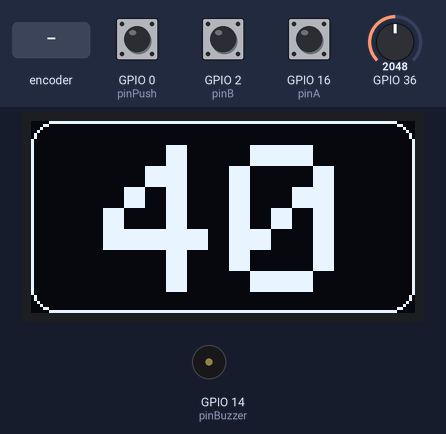
Bench run of a sketch on a simulated ESP32. On the bench: 128×64 one-colour display, buzzer (waves = sounding). The inputs (shaded band) are chosen by the test bench; at power-on: GPIO 0 (pinPush) HIGH, GPIO 2 (pinB) HIGH, GPIO 16 (pinA) HIGH, GPIO 36 = 2048. Random numbers use the default seed unless the sketch sets one.

Above: at 3.4 s.
3.5 s: rotary encoder on GPIO 16 (pinA) / GPIO 2 (pinB) turned 3 steps (first pin leading)
At 4.2 s:
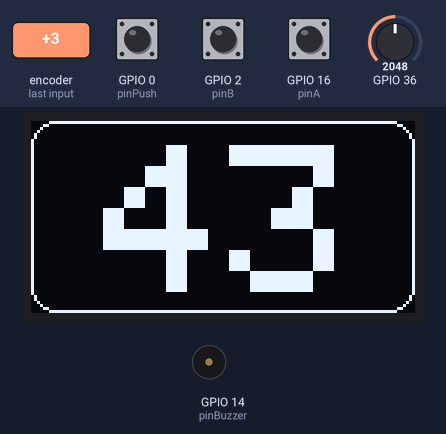
5.6 s: rotary encoder on GPIO 16 (pinA) / GPIO 2 (pinB) turned 1 step (first pin leading)
At 6.6 s:
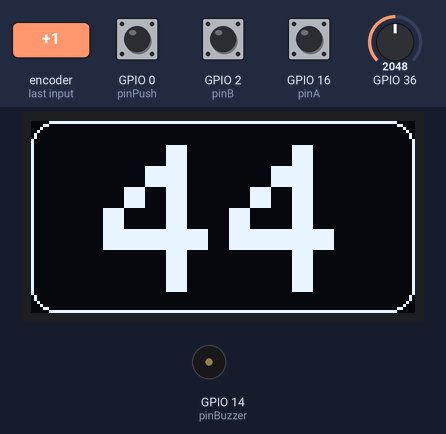
Timing chart, 0 to 8.6 s (numbered marks = the images above; inputs shaded):
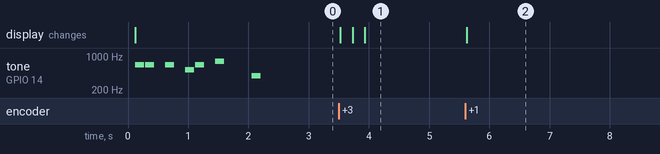

The sketch:

lifecounter.ino
```cpp
#include <Adafruit_GFX.h>
#include <Adafruit_SSD1306.h>
#include "melodies.hpp"
#include "images.h"

#define SCREEN_WIDTH 128
#define SCREEN_HEIGHT 64

#define OLED_RESET     -1
#define SCREEN_ADDRESS 0x3C
Adafruit_SSD1306 display(SCREEN_WIDTH, SCREEN_HEIGHT, &Wire, OLED_RESET);

unsigned long BAUD = 9600;

int8_t textSize = 7;
int16_t cursorX = 24;
int16_t cursorY = 8;

 // Rotary Encoder Inputs
 #define pinA 16  //D0
 #define pinB 2    //D4
 #define pinPush 0    // D3

 // Buzzer
#define pinBuzzer 14 // D5

int buzzerTone = 100;
unsigned long buzzerDuration = 5;

int currentA;
int currentB;
int previousA;

int pushState = 0;
bool restarting = false;

int startingLife = 40;
int maxLife = 999;
int minLife = 0;
int deathTrigger = 0;
int life = startingLife;

int deathImageIndex;

bool hasDied = false;

void setup()
{
  randomSeed(GetRandomSeed());
  deathImageIndex = random(deathImagesArrayLength);

  pinMode(LED_BUILTIN, OUTPUT);

  pinMode (pinBuzzer, OUTPUT);

  pinMode (pinA, INPUT);
  pinMode (pinB, INPUT);
  pinMode (pinPush, INPUT_PULLUP);

  //Serial.begin(BAUD);

  TryBeginDisplay();

  UpdateDisplay();

  previousA = digitalRead(pinA);

  PlayStartupMelody(pinBuzzer);
}

uint32_t GetRandomSeed()
{
  uint8_t  seedBitValue  = 0;
  uint8_t  seedByteValue = 0;
  uint32_t seedWordValue = 0;

  for (uint8_t wordShift = 0; wordShift < 4; wordShift++)
  {
    for (uint8_t byteShift = 0; byteShift < 8; byteShift++)
    {
      for (uint8_t bitSum = 0; bitSum <= 8; bitSum++)
      {
        seedBitValue = seedBitValue + (analogRead(A0) & 0x01);
      }
      delay(1);
      seedByteValue = seedByteValue | ((seedBitValue & 0x01) << byteShift);
      seedBitValue = 0;
    }
    seedWordValue = seedWordValue | (uint32_t)seedByteValue << (8 * wordShift);
    seedByteValue = 0;
  }

  return seedWordValue;
}

void TryBeginDisplay()
{
  if(display.begin(SSD1306_SWITCHCAPVCC, SCREEN_ADDRESS) == false)
  {
    //Serial.println(F("SSD1306 allocation failed"));
    // Don't proceed; blink and buzz forever
    for(int i = 0; i > -1; ++i)
    {
      tone(pinBuzzer, i%2==0 == true ? 0 : 100);
      digitalWrite(LED_BUILTIN, i%2==0 == true ? LOW : HIGH);
      delay(500*((i%2)+1));
    }
  }
}

void DecrementLife()
{
  life = max(--life, minLife);
}

void IncrementLife()
{
  life = min(++life, maxLife);
}

void DrawBorder()
{
  display.setTextSize(1);
  display.setTextColor(WHITE);
  display.setCursor(0,0);
  display.drawRoundRect(0, 0, SCREEN_WIDTH, SCREEN_HEIGHT, 8, WHITE);
}

void DrawLife()
{
  if (life == deathTrigger)
  {
    ShowDeath();
    return;
  }
  //Single Digits
  else if (life < 10)
  {
    textSize = 7;
    cursorX = 48;
    cursorY = 8;
  }
  //Triple digits
  else if (life > 99)
  {
    textSize = 5;
    cursorX = 20;
    cursorY = 14;
  }
  //Double digits
  else
  {
    textSize = 7;
    cursorX = 24;
    cursorY = 8;
  }

  display.setTextSize(textSize);
  display.setTextColor(WHITE);
  display.setCursor(cursorX, cursorY);
  display.println(life);
}

void ShowDeath()
{
  display.clearDisplay(); //remove border that was prolly already drawn
  display.drawBitmap(0, 0, deathImagesArray[(++deathImageIndex)%deathImagesArrayLength], SCREEN_WIDTH, SCREEN_HEIGHT, WHITE);
  //display.invertDisplay(1);
}

void UpdateDisplay()
{
  display.clearDisplay();
  DrawBorder();
  DrawLife();
  display.display();
}

bool IsRestarting()
{
  pushState = digitalRead(pinPush);

  if (pushState == LOW && restarting == false)
  {
    restarting = true;
  }
  else if (pushState == HIGH && restarting == true)
  {
    ESP.restart();
  }

  return restarting;
}

void PlayTick()
{
  tone(pinBuzzer, buzzerTone);
  delay(buzzerDuration);
  noTone(pinBuzzer);
}

void PlaySound()
{
  if (life != deathTrigger)
  {
    PlayTick();
  }
  else if (hasDied)
  {
    PlayInvalidMelody(pinBuzzer);
  }
  else
  {
    hasDied = true;
    PlayDeathMelody(pinBuzzer);
  }
}

void CheckRotary()
{
  currentA = digitalRead(pinA);
  currentB = digitalRead(pinB);

  if (currentA != previousA && currentA == LOW)
  {
    currentB == LOW ? DecrementLife() : IncrementLife();

    UpdateDisplay();

    PlaySound();
  }

  previousA = currentA;
}

void loop()
{
  if (IsRestarting())
  {
    return;
  }

  CheckRotary();
}
```

melodies.hpp
```cpp
#define NOTE_B0  31
#define NOTE_C1  33
#define NOTE_CS1 35
#define NOTE_D1  37
#define NOTE_DS1 39
#define NOTE_E1  41
#define NOTE_F1  44
#define NOTE_FS1 46
#define NOTE_G1  49
#define NOTE_GS1 52
#define NOTE_A1  55
#define NOTE_AS1 58
#define NOTE_B1  62
#define NOTE_C2  65
#define NOTE_CS2 69
#define NOTE_D2  73
#define NOTE_DS2 78
#define NOTE_E2  82
#define NOTE_F2  87
#define NOTE_FS2 93
#define NOTE_G2  98
#define NOTE_GS2 104
#define NOTE_A2  110
#define NOTE_AS2 117
#define NOTE_B2  123
#define NOTE_C3  131
#define NOTE_CS3 139
#define NOTE_D3  147
#define NOTE_DS3 156
#define NOTE_E3  165
#define NOTE_F3  175
#define NOTE_FS3 185
#define NOTE_G3  196
#define NOTE_GS3 208
#define NOTE_A3  220
#define NOTE_AS3 233
#define NOTE_B3  247
#define NOTE_C4  262
#define NOTE_CS4 277
#define NOTE_D4  294
#define NOTE_DS4 311
#define NOTE_E4  330
#define NOTE_F4  349
#define NOTE_FS4 370
#define NOTE_G4  392
#define NOTE_GS4 415
#define NOTE_A4  440
#define NOTE_AS4 466
#define NOTE_B4  494
#define NOTE_C5  523
#define NOTE_CS5 554
#define NOTE_D5  587
#define NOTE_DS5 622
#define NOTE_E5  659
#define NOTE_F5  698
#define NOTE_FS5 740
#define NOTE_G5  784
#define NOTE_GS5 831
#define NOTE_A5  880
#define NOTE_AS5 932
#define NOTE_B5  988
#define NOTE_C6  1047
#define NOTE_CS6 1109
#define NOTE_D6  1175
#define NOTE_DS6 1245
#define NOTE_E6  1319
#define NOTE_F6  1397
#define NOTE_FS6 1480
#define NOTE_G6  1568
#define NOTE_GS6 1661
#define NOTE_A6  1760
#define NOTE_AS6 1865
#define NOTE_B6  1976
#define NOTE_C7  2093
#define NOTE_CS7 2217
#define NOTE_D7  2349
#define NOTE_DS7 2489
#define NOTE_E7  2637
#define NOTE_F7  2794
#define NOTE_FS7 2960
#define NOTE_G7  3136
#define NOTE_GS7 3322
#define NOTE_A7  3520
#define NOTE_AS7 3729
#define NOTE_B7  3951
#define NOTE_C8  4186
#define NOTE_CS8 4435
#define NOTE_D8  4699
#define NOTE_DS8 4978
#define REST      0

int startupMelody[] =
{
  NOTE_E5,8, NOTE_E5,8, REST,8, NOTE_E5,8, REST,8, NOTE_C5,8, NOTE_E5,8, REST,8,
  NOTE_G5,8, REST,3, NOTE_G4,8,
};
int startupNotes = sizeof(startupMelody) / sizeof(startupMelody[0]) / 2;
int startupTempo = 180;
int startupWholenote = (60000 * 4) / startupTempo;
int startupDivider = 0;
int startupNoteDuration = 0;

int deathMelody[] =
{
  NOTE_C5,-4, NOTE_G4,-4, NOTE_E4,4,
  NOTE_A4,-8, NOTE_B4,-8, NOTE_A4,-8, NOTE_GS4,-8, NOTE_AS4,-8, NOTE_GS4,-8,
  NOTE_G4,8, NOTE_D4,8, NOTE_E4,-2,
};
int deathNotes = sizeof(deathMelody) / sizeof(deathMelody[0]) / 2;
int deathTempo = 200;
int deathWholenote = (60000 * 4) / deathTempo;
int deathDivider = 0;
int deathNoteDuration = 0;

int invalidMelody[] =
{
  NOTE_F5, 8, NOTE_A4, 6
};
int invalidNotes = sizeof(invalidMelody) / sizeof(invalidMelody[0]) / 2;
int invalidTempo = 305;
int invalidWholenote = (60000 * 4) / invalidTempo;
int invalidDivider = 0;
int invalidNoteDuration = 0;


void PlayStartupMelody(int pin)
{
  for (int thisNote = 0; thisNote < startupNotes * 2; thisNote = thisNote + 2)
  {
    startupDivider = startupMelody[thisNote + 1];

    if (startupDivider > 0)
    {
      startupNoteDuration = (startupWholenote) / startupDivider;
    }
    else if (startupDivider < 0)
    {
      startupNoteDuration = (startupWholenote) / abs(startupDivider);
      startupNoteDuration *= 1.5;
    }

    tone(pin, startupMelody[thisNote], startupNoteDuration * 0.9);
    delay(startupNoteDuration);
    noTone(pin);
  }
}

void PlayDeathMelody(int pin)
{
  for (int thisNote = 0; thisNote < deathNotes * 2; thisNote = thisNote + 2)
  {
    deathDivider = deathMelody[thisNote + 1];

    if (deathDivider > 0)
    {
      deathNoteDuration = (deathWholenote) / deathDivider;
    }
    else if (deathDivider < 0)
    {
      deathNoteDuration = (deathWholenote) / abs(deathDivider);
      deathNoteDuration *= 1.5;
    }

    tone(pin, deathMelody[thisNote], deathNoteDuration * 0.9);
    delay(deathNoteDuration);
    noTone(pin);
  }
}

void PlayInvalidMelody(int pin)
{
  for (int thisNote = 0; thisNote < invalidNotes * 2; thisNote = thisNote + 2)
  {
    invalidDivider = invalidMelody[thisNote + 1];

    if (invalidDivider > 0)
    {
      invalidNoteDuration = (invalidWholenote) / invalidDivider;
    }
    else if (invalidDivider < 0)
    {
      invalidNoteDuration = (invalidWholenote) / abs(invalidDivider);
      invalidNoteDuration *= 1.5;
    }

    tone(pin, invalidMelody[thisNote], invalidNoteDuration * 0.9);
    delay(invalidNoteDuration);
    noTone(pin);
  }
}
```

Source omitted: images.h (data table, 71894 bytes)

Measured:
- after the input at 3.5 s, the display: first changes at once (image 1 shows a later state)
- after the input at 5.6 s, the display: changes at once (image 2)
